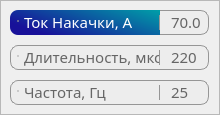
   <widget class="QFrame" name="currentDurationFrequencyFrame">
    <property name="geometry">
     <rect>
      <x>30</x>
      <y>40</y>
      <width>220</width>
      <height>115</height>
     </rect>
    </property>
    <property name="font">
     <font>
      <family>Yu Gothic UI Light</family>
      <pointsize>12</pointsize>
     </font>
    </property>
    <property name="styleSheet">
     <string notr="true">QRadioButton::indicator {
	width:0 ;
	height:0;
}

QRadioButton {
	border-top-left-radius: 8px;
	border-bottom-left-radius: 8px;
	text-align: left;
	padding-left: 7 px;
	padding-bottom: 2 px;
	color: #666666;
	border: 1px solid #969696;
	border-right: none;
	background-color: rgb(237, 237, 237);
}

QRadioButton::clicked,
QRadioButton::checked {
	background-color: qlineargradient(spread:pad, x1:0, y1:0.5, x2:1, y2:0, stop:0 rgba(24, 17, 153, 255), stop:1 rgba(0, 159, 168, 255));
	border: none;
	color: white;
	padding-left: 8 px;
}

QRadioButton:hover {
	color: #000000;
	border: 1px solid rgb(0, 159, 168);
}

QRadioButton::clicked:hover,
QRadioButton::checked:hover{
	color: white;
	border: none;
}

QDoubleSpinBox,
QSpinBox {
	border: 1px solid #969696;
	border-left: none;
	border-top-right-radius: 8px;
	border-bottom-right-radius: 8px;
	border-top-left-radius: 0px;
	border-bottom-left-radius: 0px;
	background-color: rgb(237, 237, 237);
	padding-bottom: 2px;
	padding-left: 10px;
	color: #666666;
}

QDoubleSpinBox:hover,
QSpinBox:hover {
	border: 1px solid rgb(0, 159, 168);
	color: #000000;
	background-color: rgb(230, 237, 239);
}

QLabel {
	border: 1px solid #969696;
	border-top: none;
	border-bottom: none;
	border-right: none;
}</string>
    </property>
    <property name="frameShape">
     <enum>QFrame::StyledPanel</enum>
    </property>
    <property name="frameShadow">
     <enum>QFrame::Raised</enum>
    </property>
    <widget class="QRadioButton" name="durationRadioButton">
     <property name="geometry">
      <rect>
       <x>10</x>
       <y>45</y>
       <width>150</width>
       <height>25</height>
      </rect>
     </property>
     <property name="font">
      <font>
       <family>Yu Gothic UI Light</family>
       <pointsize>11</pointsize>
      </font>
     </property>
     <property name="styleSheet">
      <string notr="true"/>
     </property>
     <property name="text">
      <string>Длительность, мкс</string>
     </property>
     <property name="checkable">
      <bool>true</bool>
     </property>
    </widget>
    <widget class="QRadioButton" name="currentRadioButton">
     <property name="geometry">
      <rect>
       <x>10</x>
       <y>10</y>
       <width>150</width>
       <height>25</height>
      </rect>
     </property>
     <property name="font">
      <font>
       <family>Yu Gothic UI Light</family>
       <pointsize>11</pointsize>
      </font>
     </property>
     <property name="styleSheet">
      <string notr="true"/>
     </property>
     <property name="text">
      <string>Ток Накачки, А</string>
     </property>
     <property name="checkable">
      <bool>true</bool>
     </property>
     <property name="checked">
      <bool>true</bool>
     </property>
    </widget>
    <widget class="QRadioButton" name="frequencyRadioButton">
     <property name="geometry">
      <rect>
       <x>10</x>
       <y>80</y>
       <width>150</width>
       <height>25</height>
      </rect>
     </property>
     <property name="sizePolicy">
      <sizepolicy hsizetype="Minimum" vsizetype="Fixed">
       <horstretch>0</horstretch>
       <verstretch>0</verstretch>
      </sizepolicy>
     </property>
     <property name="font">
      <font>
       <family>Yu Gothic UI Light</family>
       <pointsize>11</pointsize>
      </font>
     </property>
     <property name="contextMenuPolicy">
      <enum>Qt::NoContextMenu</enum>
     </property>
     <property name="layoutDirection">
      <enum>Qt::LeftToRight</enum>
     </property>
     <property name="styleSheet">
      <string notr="true"/>
     </property>
     <property name="text">
      <string>Частота, Гц</string>
     </property>
     <property name="checkable">
      <bool>true</bool>
     </property>
    </widget>
    <widget class="QSpinBox" name="frequencyValueSpinBox">
     <property name="geometry">
      <rect>
       <x>159</x>
       <y>80</y>
       <width>50</width>
       <height>25</height>
      </rect>
     </property>
     <property name="font">
      <font>
       <family>Yu Gothic UI Light</family>
       <pointsize>11</pointsize>
      </font>
     </property>
     <property name="styleSheet">
      <string notr="true"/>
     </property>
     <property name="frame">
      <bool>false</bool>
     </property>
     <property name="buttonSymbols">
      <enum>QAbstractSpinBox::NoButtons</enum>
     </property>
     <property name="minimum">
      <number>1</number>
     </property>
     <property name="maximum">
      <number>50</number>
     </property>
     <property name="value">
      <number>25</number>
     </property>
    </widget>
    <widget class="QSpinBox" name="durationValueSpinBox">
     <property name="geometry">
      <rect>
       <x>159</x>
       <y>45</y>
       <width>50</width>
       <height>25</height>
      </rect>
     </property>
     <property name="font">
      <font>
       <family>Yu Gothic UI Light</family>
       <pointsize>11</pointsize>
      </font>
     </property>
     <property name="styleSheet">
      <string notr="true"/>
     </property>
     <property name="frame">
      <bool>false</bool>
     </property>
     <property name="buttonSymbols">
      <enum>QAbstractSpinBox::NoButtons</enum>
     </property>
     <property name="minimum">
      <number>20</number>
     </property>
     <property name="maximum">
      <number>600</number>
     </property>
     <property name="value">
      <number>220</number>
     </property>
    </widget>
    <widget class="QDoubleSpinBox" name="currentValueDoubleSpinBox">
     <property name="geometry">
      <rect>
       <x>159</x>
       <y>10</y>
       <width>50</width>
       <height>25</height>
      </rect>
     </property>
     <property name="font">
      <font>
       <family>Yu Gothic UI Light</family>
       <pointsize>11</pointsize>
      </font>
     </property>
     <property name="styleSheet">
      <string notr="true"/>
     </property>
     <property name="frame">
      <bool>false</bool>
     </property>
     <property name="buttonSymbols">
      <enum>QAbstractSpinBox::NoButtons</enum>
     </property>
     <property name="decimals">
      <number>1</number>
     </property>
     <property name="maximum">
      <double>230.000000000000000</double>
     </property>
     <property name="singleStep">
      <double>0.500000000000000</double>
     </property>
     <property name="value">
      <double>70.000000000000000</double>
     </property>
    </widget>
    <widget class="QLabel" name="durationLineLabel">
     <property name="geometry">
      <rect>
       <x>159</x>
       <y>50</y>
       <width>5</width>
       <height>15</height>
      </rect>
     </property>
     <property name="text">
      <string/>
     </property>
    </widget>
    <widget class="QLabel" name="frequencyLineLabel">
     <property name="geometry">
      <rect>
       <x>159</x>
       <y>85</y>
       <width>5</width>
       <height>15</height>
      </rect>
     </property>
     <property name="text">
      <string/>
     </property>
    </widget>
    <widget class="QLabel" name="currentLineLabel">
     <property name="geometry">
      <rect>
       <x>159</x>
       <y>15</y>
       <width>5</width>
       <height>15</height>
      </rect>
     </property>
     <property name="text">
      <string/>
     </property>
    </widget>
    <zorder>frequencyValueSpinBox</zorder>
    <zorder>currentValueDoubleSpinBox</zorder>
    <zorder>durationValueSpinBox</zorder>
    <zorder>durationRadioButton</zorder>
    <zorder>currentRadioButton</zorder>
    <zorder>currentLineLabel</zorder>
    <zorder>durationLineLabel</zorder>
    <zorder>frequencyRadioButton</zorder>
    <zorder>frequencyLineLabel</zorder>
   </widget>
